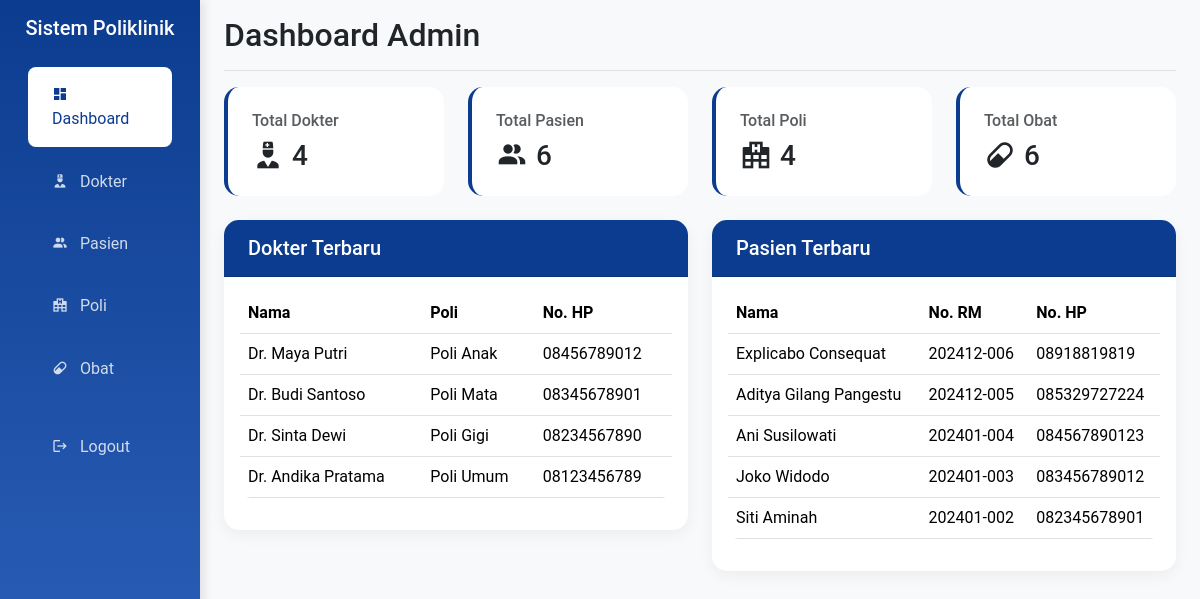
The app's page /hospital/admin/dashboard.php (signed in) with its own data.
### tables this page shows
CREATE TABLE `dokter`  (
  `id` int NOT NULL AUTO_INCREMENT,
  `nama` varchar(150) NOT NULL,
  `alamat` varchar(255) NULL DEFAULT NULL,
  `no_hp` varchar(13) NOT NULL,
  `id_poli` int NOT NULL,
  `password` varchar(100) NOT NULL,
  PRIMARY KEY (`id`) USING BTREE,
  INDEX `id_poli`(`id_poli` ASC) USING BTREE,
  CONSTRAINT `dokter_ibfk_1` FOREIGN KEY (`id_poli`) REFERENCES `poli` (`id`) ON DELETE RESTRICT ON UPDATE RESTRICT
);

CREATE TABLE `poli`  (
  `id` int NOT NULL AUTO_INCREMENT,
  `nama_poli` varchar(25) NOT NULL,
  `keterangan` text NULL,
  PRIMARY KEY (`id`) USING BTREE
);

CREATE TABLE `pasien`  (
  `id` int NOT NULL AUTO_INCREMENT,
  `nama` varchar(150) NOT NULL,
  `alamat` varchar(255) NOT NULL,
  `no_ktp` varchar(20) NOT NULL,
  `no_hp` varchar(20) NOT NULL,
  `no_rm` char(10) NULL DEFAULT NULL,
  PRIMARY KEY (`id`) USING BTREE
);

### hospital/admin/dashboard.php (the view, shortened to what this page needs)
<?php
include '../config/koneksi.php';
$sql_dokter = "SELECT COUNT(*) as total FROM dokter";
$total_dokter = $conn->query($sql_dokter)->fetch_assoc()['total'];
$sql_pasien = "SELECT COUNT(*) as total FROM pasien";
$total_pasien = $conn->query($sql_pasien)->fetch_assoc()['total'];
$sql_poli = "SELECT COUNT(*) as total FROM poli";
$total_poli = $conn->query($sql_poli)->fetch_assoc()['total'];
$sql_obat = "SELECT COUNT(*) as total FROM obat";
$total_obat = $conn->query($sql_obat)->fetch_assoc()['total'];
include 'include/header.php';
?>
<main class="col-md-9 ms-sm-auto col-lg-10 px-md-4">
    <div class="d-flex justify-content-between flex-wrap flex-md-nowrap align-items-center pt-3 pb-2 mb-3 border-bottom">
        <h1 class="h2">Dashboard Admin</h1>
    </div>
    <div class="row mb-4">
        <div class="col-md-3">
            <div class="stat-card">
                <h6 class="text-muted">Total Dokter</h6>
                <div class="d-flex align-items-center">
                    <i class="mdi mdi-doctor me-2" style="font-size: 2rem; color: var(--primary);"></i>
                    <h3 class="mb-0"><?= $total_dokter ?></h3>
                </div>
            </div>
        </div>
        <div class="col-md-3">
            <div class="stat-card">
                <h6 class="text-muted">Total Pasien</h6>
                <div class="d-flex align-items-center">
                    <i class="mdi mdi-account-multiple me-2" style="font-size: 2rem; color: var(--primary);"></i>
                    <h3 class="mb-0"><?= $total_pasien ?></h3>
                </div>
            </div>
        </div>
        <div class="col-md-3">
            <div class="stat-card">
                <h6 class="text-muted">Total Poli</h6>
                <div class="d-flex align-items-center">
                    <i class="mdi mdi-hospital-building me-2" style="font-size: 2rem; color: var(--primary);"></i>
                    <h3 class="mb-0"><?= $total_poli ?></h3>
                </div>
            </div>
        </div>
        <div class="col-md-3">
            <div class="stat-card">
                <h6 class="text-muted">Total Obat</h6>
                <div class="d-flex align-items-center">
                    <i class="mdi mdi-pill me-2" style="font-size: 2rem; color: var(--primary);"></i>
                    <h3 class="mb-0"><?= $total_obat ?></h3>
                </div>
            </div>
        </div>
    </div>
    <div class="row">
        <div class="col-md-6">
            <div class="card">
                <div class="card-header">
                    <h5 class="card-title mb-0">Dokter Terbaru</h5>
                </div>
                <div class="card-body">
                    <div class="table-responsive">
                        <table class="table">
                            <thead>
                                <tr>
                                    <th>Nama</th>
                                    <th>Poli</th>
                                    <th>No. HP</th>
                                </tr>
                            </thead>
                            <tbody>
                                <?php
                                $sql = "SELECT d.*, p.nama_poli
                                       FROM dokter d
                                       JOIN poli p ON d.id_poli = p.id
                                       ORDER BY d.id DESC LIMIT 5";
                                $result = $conn->query($sql);
                                while ($row = $result->fetch_assoc()):
                                ?>
                                    <tr>
                                        <td><?= htmlspecialchars($row['nama']) ?></td>
                                        <td><?= htmlspecialchars($row['nama_poli']) ?></td>
                                        <td><?= htmlspecialchars($row['no_hp']) ?></td>
                                    </tr>
                                <?php endwhile; ?>
                            </tbody>
                        </table>
                    </div>
                </div>
            </div>
        </div>
        <div class="col-md-6">
            <div class="card">
                <div class="card-header">
                    <h5 class="card-title mb-0">Pasien Terbaru</h5>
                </div>
                <div class="card-body">
                    <div class="table-responsive">
                        <table class="table">
                            <thead>
                                <tr>
                                    <th>Nama</th>
                                    <th>No. RM</th>
                                    <th>No. HP</th>
                                </tr>
                            </thead>
                            <tbody>
                                <?php
                                $sql = "SELECT * FROM pasien ORDER BY id DESC LIMIT 5";
                                $result = $conn->query($sql);
                                while ($row = $result->fetch_assoc()):
                                ?>
                                    <tr>
                                        <td><?= htmlspecialchars($row['nama']) ?></td>
                                        <td><?= htmlspecialchars($row['no_rm']) ?></td>
                                        <td><?= htmlspecialchars($row['no_hp']) ?></td>
                                    </tr>
                                <?php endwhile; ?>
                            </tbody>
                        </table>
                    </div>
                </div>
            </div>
        </div>
    </div>
</main>
<?php include 'include/footer.php'; ?>

### hospital/admin/include/header.php (shortened to what this page needs)
<!DOCTYPE html>
<html lang="en">
<head>
    <link href="https://cdn.jsdelivr.net/npm/bootstrap@5.3.3/dist/css/bootstrap.min.css" rel="stylesheet">
    <link href="https://cdn.jsdelivr.net/npm/@mdi/font@7.2.96/css/materialdesignicons.min.css" rel="stylesheet">
</head>
<body>
    <div class="container-fluid">
        <div class="row">
            <nav class="col-md-3 col-lg-2 d-md-block sidebar collapse">
                <div class="position-sticky pt-3">
                    <div class="text-center mb-4">
                        <h5 class="text-white">Sistem Poliklinik</h5>
                    </div>
                    <ul class="nav flex-column">
                        <li class="nav-item">
                            <a class="nav-link <?= basename($_SERVER['PHP_SELF']) == 'dashboard.php' ? 'active' : '' ?>"
                                href="dashboard.php">
                                <i class="mdi mdi-view-dashboard me-2"></i> Dashboard
                            </a>
                        </li>
                        <li class="nav-item">
                            <a class="nav-link <?= basename($_SERVER['PHP_SELF']) == 'dokter.php' ? 'active' : '' ?>"
                                href="dokter.php">
                                <i class="mdi mdi-doctor me-2"></i> Dokter
                            </a>
                        </li>
                        <li class="nav-item">
                            <a class="nav-link <?= basename($_SERVER['PHP_SELF']) == 'pasien.php' ? 'active' : '' ?>"
                                href="pasien.php">
                                <i class="mdi mdi-account-multiple me-2"></i> Pasien
                            </a>
                        </li>
                        <li class="nav-item">
                            <a class="nav-link <?= basename($_SERVER['PHP_SELF']) == 'poli.php' ? 'active' : '' ?>"
                                href="poli.php">
                                <i class="mdi mdi-hospital-building me-2"></i> Poli
                            </a>
                        </li>
                        <li class="nav-item">
                            <a class="nav-link <?= basename($_SERVER['PHP_SELF']) == 'obat.php' ? 'active' : '' ?>"
                                href="obat.php">
                                <i class="mdi mdi-pill me-2"></i> Obat
                            </a>
                        </li>
                        <li class="nav-item mt-3">
                            <a class="nav-link" href="../logout.php">
                                <i class="mdi mdi-logout me-2"></i> Logout
                            </a>
                        </li>
                    </ul>
                </div>
            </nav>

### hospital/admin/include/footer.php (shortened to what this page needs)
</div>
</div>
</body>
</html>

### hospital/admin/include/header.php (style rules this page uses)
:root { --dark-primary: #0B3C8F; --dark-secondary: #3165BEFF; --dark-light: #5985D0FF; --gray-dark: #adb5bd; }
body { font-family: 'Roboto', sans-serif; background-color: #f8f9fa; }
.sidebar { background: linear-gradient(180deg, var(--dark-primary) 0%, var(--dark-secondary) 100%); min-height: 100vh; box-shadow: 4px 0 10px rgba(0, 0, 0, 0.1); }
.sidebar .nav-link { color: rgba(255, 255, 255, 0.8); padding: 1rem 1.5rem; border-radius: 8px; margin: 0.2rem 1rem; transition: all 0.3s ease; }
.sidebar .nav-link.active { background-color: #ffffff; color: var(--dark-primary); }
.card { border: none; border-radius: 15px; box-shadow: 0 5px 15px rgba(0, 0, 0, 0.05); transition: transform 0.3s ease; }
.card-header { background-color: var(--dark-primary); color: white; border-radius: 15px 15px 0 0 !important; padding: 1rem 1.5rem; }
.stat-card { background: white; padding: 1.5rem; border-radius: 15px; border-left: 4px solid var(--dark-primary); transition: transform 0.3s ease; }
.table { border-radius: 10px; overflow: hidden; }
.mdi { line-height: 1; }

### records on screen
dokter: nama "Dr. Maya Putri", id_poli.nama_poli "Poli Anak", no_hp "08456789012"
dokter: nama "Dr. Budi Santoso", id_poli.nama_poli "Poli Mata", no_hp "08345678901"
dokter: nama "Dr. Sinta Dewi", id_poli.nama_poli "Poli Gigi", no_hp "08234567890"
dokter: nama "Dr. Andika Pratama", id_poli.nama_poli "Poli Umum", no_hp "08123456789"
pasien: nama "Explicabo Consequat", no_rm "202412-006", no_hp "08918819819"
pasien: nama "Aditya Gilang Pangestu", no_rm "202412-005", no_hp "085329727224"
pasien: nama "Ani Susilowati", no_rm "202401-004", no_hp "084567890123"
pasien: nama "Joko Widodo", no_rm "202401-003", no_hp "083456789012"
pasien: nama "Siti Aminah", no_rm "202401-002", no_hp "082345678901"

### other values on screen
$total_dokter "4"
$total_pasien "6"
$total_poli "4"
$total_obat "6"
